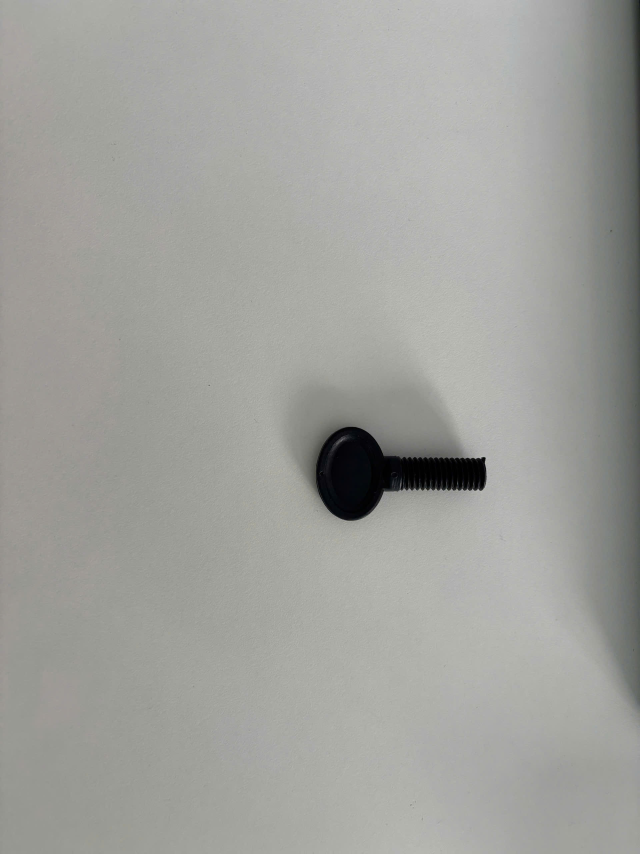
#> input picture src/data/sample/2.jpg, 1920 x 2560 px, found by its file name (shown at 1/3 size)
$ python mutil_matching_v5.py
#> lines starting #> are read from the running program, lines starting #| are printed output that depends on the picture
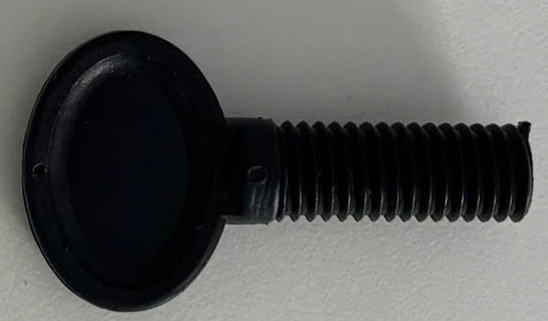
#> input picture src/data/sample/sample.jpg, 548 x 321 px, found by its file name
import cv2
import numpy as np
import time

def rotate_image_keep_all(img, angle, borderValue=(255,255,255)):
    (h, w) = img.shape[:2]
    angle_rad = np.deg2rad(angle)
    cos = abs(np.cos(angle_rad))
    sin = abs(np.sin(angle_rad))
    new_w = int(h * sin + w * cos)
    new_h = int(h * cos + w * sin)
    M = cv2.getRotationMatrix2D((w/2, h/2), angle, 1.0)
    M[0,2] += (new_w - w) / 2
    M[1,2] += (new_h - h) / 2
    return M, (new_w, new_h)

def match_template_multi_rotated_fast(template, scene, step=10, threshold=0.7, max_objects=5, top_k_per_angle=5):
#> called with step = 5, threshold = 0.8, max_objects = 1, top_k_per_angle = 3
    t0 = time.time()
    all_boxes, all_scores, all_angles = [], [], []

    # Resize nhỏ để tăng tốc
    template = cv2.resize(template, (0,0), fx=0.5, fy=0.5)
#> template: shape (160, 274)
    scene = cv2.resize(scene, (0,0), fx=0.5, fy=0.5)
#> scene: shape (1280, 960)

    angles = np.arange(0, 360, step)
    print(f"🔄 Quét {len(angles)} góc...")

    for angle in angles:
        M, (new_w, new_h) = rotate_image_keep_all(template, angle)
        rot_tpl = cv2.warpAffine(template, M, (new_w, new_h),
                                 flags=cv2.INTER_LINEAR, borderValue=(255,255,255))

        # Template matching
        res = cv2.matchTemplate(scene, rot_tpl, cv2.TM_CCOEFF_NORMED)
        res_copy = res.copy()

        # --- lấy top K điểm tốt nhất cho mỗi góc ---
        for _ in range(top_k_per_angle):
            min_val, max_val, min_loc, max_loc = cv2.minMaxLoc(res_copy)
            if max_val < threshold:
                break  # dừng nếu không còn điểm nào đủ tốt

            x1, y1 = max_loc
            x2, y2 = x1 + new_w, y1 + new_h
            all_boxes.append([x1, y1, x2, y2])
            all_scores.append(max_val)
            all_angles.append(angle)

            # Xóa vùng vừa chọn (để không bị chọn trùng)
            cv2.rectangle(res_copy, (x1, y1), (x2, y2), 0, -1)

        print(f"angle={angle:3d}° -> {len(all_boxes)} tổng match sau góc này")
#> this loop made 72 passes
#> (M, new_w, new_h) on passes 1 to 11: ([[1, 0, 0], [0, 1, 0]], 274, 160), ([[0.996, 0.0872, -0.451], [-0.0872, 0.996, 23.74]], 286, 183), ([[0.985, 0.174, -0.311], [-0.174, 0.985, 47.51]], 297, 205), ([[0.966, 0.259, -0.0374], [-0.259, 0.966, 70.68]], 306, 225), ([[0.94, 0.342, -0.0995], [-0.342, 0.94, 93.68]], 312, 244), ([[0.906, 0.423, -0.474], [-0.423, 0.906, 115.4]], 315, 260), ([[0.866, 0.5, -0.145], [-0.5, 0.866, 136.7]], 317, 275), ([[0.819, 0.574, -0.11], [-0.574, 0.819, 157]], 316, 288), ([[0.766, 0.643, -0.371], [-0.643, 0.766, 175.8]], 312, 298), ([[0.707, 0.707, -0.442], [-0.707, 0.707, 193.3]], 306, 306), ([[0.643, 0.766, -0.345], [-0.766, 0.643, 209.5]], 298, 312)
#> pass 1, in match_template_multi_rotated_fast, `res = cv2.matchTemplate(scene, rot_tpl, cv2.TM_CCOEFF_NORMED)`:
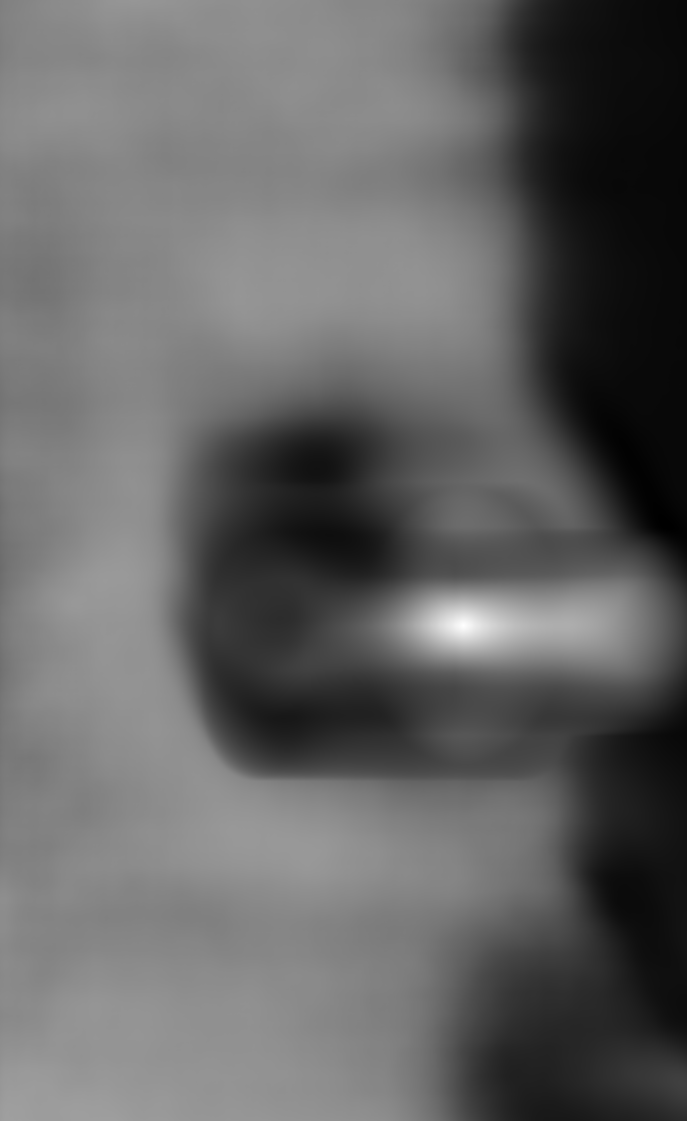
#> res: shape (1121, 687) float32; min -0.469, max 1, mean 0.111; drawn with min black and max white
#> pass 2, in match_template_multi_rotated_fast, `rot_tpl = cv2.warpAffine(template, M, (new_w, new_h), flags=cv2.INTER_..`:
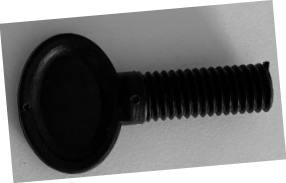
#> rot_tpl: shape (183, 286); min 0, max 255, mean 114.6
#> pass 2, in match_template_multi_rotated_fast, `res = cv2.matchTemplate(scene, rot_tpl, cv2.TM_CCOEFF_NORMED)`:
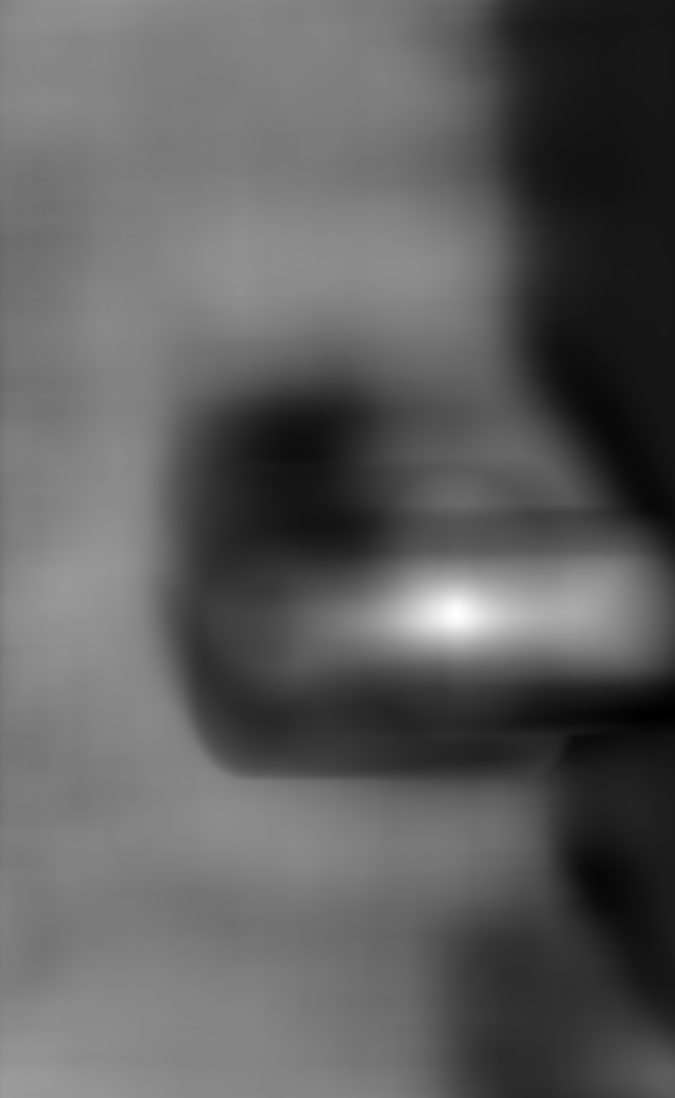
#> res: shape (1098, 675) float32; min -0.428, max 0.864, mean 0.053; drawn with min black and max white
#> pass 3, in match_template_multi_rotated_fast, `rot_tpl = cv2.warpAffine(template, M, (new_w, new_h), flags=cv2.INTER_..`:
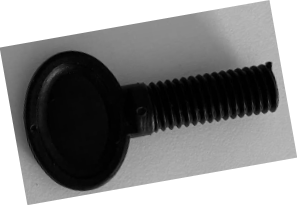
#> rot_tpl: shape (205, 297); min 0, max 255, mean 134.3
#> after the loop:
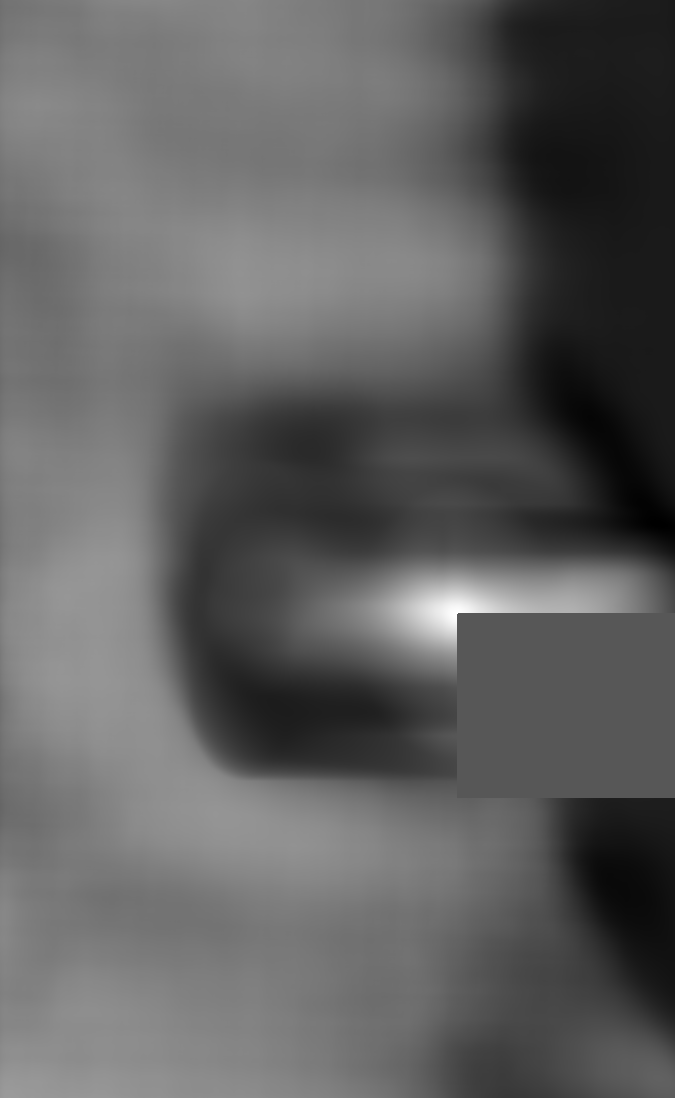
#> res_copy: shape (1098, 675) float32; min -0.453, max 0.867, mean 0.0469; drawn with min black and max white
#> after the loop, all_angles = [0, 0, 0, 5, 5, 5, 355, 355, 355]; all_boxes = [[463, 625, 737, 785], [463, 624, 737, 784], [462, 625, 736, 785], [456, 613, 742, 796], [456, 612, 742, 795], [455, 613, 741, 796], [458, 614, 744, 797], [457, 614, 743, 797], [458, 613, 744, 796]]; all_scores = [1, 0.992, 0.991, 0.864, 0.864, 0.864, 0.869, 0.868, 0.868]

    if not all_boxes:
        print("❌ Không phát hiện được đối tượng nào vượt ngưỡng.")
        return None

    # --- Áp dụng NMS ---
    keep = cv2.dnn.NMSBoxes(all_boxes, all_scores,
                            score_threshold=threshold, nms_threshold=0.3)
#> keep = [0]

    if len(keep) == 0:
        print("❌ Không còn box sau NMS.")
        return None

    keep = keep.flatten()
    print(f"\n✅ Giữ lại {len(keep)} box sau NMS")
#| ✅ Giữ lại 1 box sau NMS

    # --- Sắp xếp theo score giảm dần ---
    keep = sorted(keep, key=lambda i: all_scores[i], reverse=True)[:max_objects]
    print(f"📦 Chỉ lấy top {len(keep)} đối tượng có score cao nhất")
#| 📦 Chỉ lấy top 1 đối tượng có score cao nhất

    # --- Vẽ kết quả ---
    scene_color = cv2.cvtColor(scene, cv2.COLOR_GRAY2BGR)
    for i in keep:
        x1, y1, x2, y2 = all_boxes[i]
        angle = all_angles[i]
        score = all_scores[i]
        cv2.rectangle(scene_color, (x1, y1), (x2, y2), (0,255,0), 2)
        cv2.putText(scene_color, f"{angle}° {score:.2f}",
                    (x1, y1-5), cv2.FONT_HERSHEY_SIMPLEX, 0.5, (0,255,0), 1)
#> this loop made 1 pass
#> (x1, y1, x2, y2, angle, score) on pass 1: (463, 625, 737, 785, 0, 1)
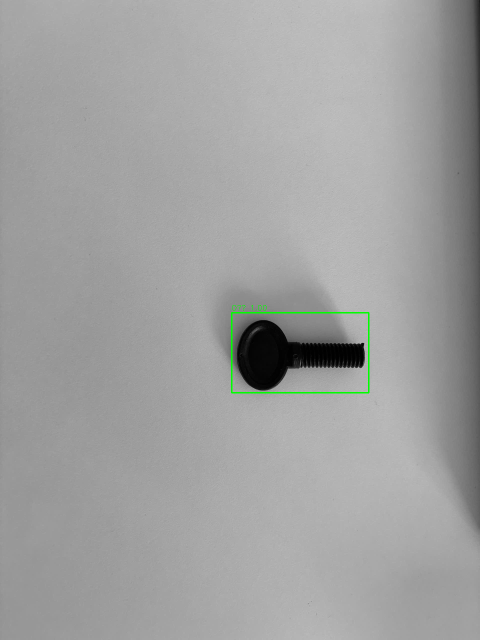
#> scene_color: shape (1280, 960, 3) (shown at 1/2 size); mean B, G, R 160, 160.5, 160

    print(f"⏱ Thời gian: {time.time() - t0:.2f} giây")
    cv2.imshow("Detected Objects", scene_color)
    cv2.waitKey(0)
    cv2.destroyAllWindows()

    # Trả về danh sách kết quả
    results = [ {
        'angle': all_angles[i],
        'score': all_scores[i],
        'box': all_boxes[i]
    } for i in keep ]
#> results = 1 item

    return results


# --- Test ---
scene = cv2.imread(r"src\data\sample\2.jpg", cv2.IMREAD_GRAYSCALE)
template = cv2.imread(r"src\data\sample\sample.jpg", cv2.IMREAD_GRAYSCALE)

detections = match_template_multi_rotated_fast(template, scene, step=5, threshold=0.8, max_objects=1, top_k_per_angle=3)
#> detections = 1 item

if detections:
    print("\n📋 Danh sách kết quả:")
    for i, det in enumerate(detections, 1):
        print(f"{i:02d}. angle={det['angle']}°, score={det['score']:.3f}, box={det['box']}")
#> this loop made 1 pass
#> (i, det) on pass 1: (1, {'angle': 0, 'score': 1, 'box': [463, 625, 737, 785]})
#| 01. angle=0°, score=1.000, box=[463, 625, 737, 785]
